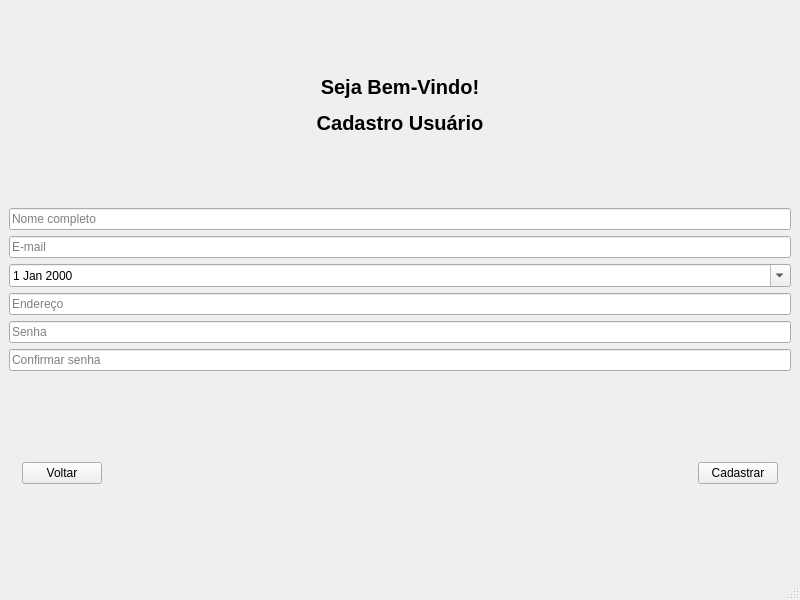
<?xml version="1.0" encoding="UTF-8"?>
<ui version="4.0">
 <class>MainWindow</class>
 <widget class="QMainWindow" name="MainWindow">
  <property name="geometry">
   <rect>
    <x>0</x>
    <y>0</y>
    <width>800</width>
    <height>600</height>
   </rect>
  </property>
  <property name="windowTitle">
   <string>MainWindow</string>
  </property>
  <widget class="QWidget" name="centralwidget">
   <layout class="QVBoxLayout" name="verticalLayout">
    <item>
     <widget class="QLabel" name="label">
      <property name="font">
       <font>
        <pointsize>15</pointsize>
       </font>
      </property>
      <property name="text">
       <string>&lt;html&gt;&lt;head/&gt;&lt;body&gt;&lt;p align=&quot;center&quot;&gt;&lt;span style=&quot; font-weight:600;&quot;&gt;Seja Bem-Vindo!&lt;/span&gt;&lt;/p&gt;&lt;p align=&quot;center&quot;&gt;&lt;span style=&quot; font-weight:600;&quot;&gt;Cadastro Usuário&lt;/span&gt;&lt;/p&gt;&lt;/body&gt;&lt;/html&gt;</string>
      </property>
      <property name="alignment">
       <set>Qt::AlignCenter</set>
      </property>
     </widget>
    </item>
    <item>
     <layout class="QHBoxLayout" name="horizontalLayout_4">
      <item>
       <widget class="QLineEdit" name="lineEditNome">
        <property name="placeholderText">
         <string>Nome completo</string>
        </property>
       </widget>
      </item>
     </layout>
    </item>
    <item>
     <layout class="QHBoxLayout" name="horizontalLayout_3">
      <item>
       <widget class="QLineEdit" name="lineEditMail">
        <property name="placeholderText">
         <string>E-mail</string>
        </property>
       </widget>
      </item>
     </layout>
    </item>
    <item>
     <layout class="QHBoxLayout" name="horizontalLayout_5">
      <item>
       <widget class="QDateEdit" name="dateEditNascimento">
        <property name="cursor">
         <cursorShape>PointingHandCursor</cursorShape>
        </property>
        <property name="whatsThis">
         <string/>
        </property>
        <property name="readOnly">
         <bool>false</bool>
        </property>
        <property name="calendarPopup">
         <bool>true</bool>
        </property>
       </widget>
      </item>
     </layout>
    </item>
    <item>
     <layout class="QHBoxLayout" name="horizontalLayout_7">
      <item>
       <widget class="QLineEdit" name="lineEditEndereco">
        <property name="placeholderText">
         <string>Endereço</string>
        </property>
       </widget>
      </item>
     </layout>
    </item>
    <item>
     <layout class="QHBoxLayout" name="horizontalLayout_2">
      <item>
       <widget class="QLineEdit" name="lineEditSenha">
        <property name="placeholderText">
         <string>Senha</string>
        </property>
       </widget>
      </item>
     </layout>
    </item>
    <item>
     <layout class="QHBoxLayout" name="horizontalLayout">
      <item>
       <widget class="QLineEdit" name="lineEditCSenha">
        <property name="placeholderText">
         <string>Confirmar senha</string>
        </property>
       </widget>
      </item>
     </layout>
    </item>
    <item>
     <layout class="QHBoxLayout" name="horizontalLayout_6">
      <item>
       <layout class="QHBoxLayout" name="horizontalLayout_10">
        <item>
         <widget class="QLabel" name="label_12">
          <property name="text">
           <string/>
          </property>
         </widget>
        </item>
        <item>
         <widget class="QPushButton" name="btn_voltar">
          <property name="text">
           <string>Voltar</string>
          </property>
         </widget>
        </item>
        <item>
         <widget class="QLabel" name="label_13">
          <property name="text">
           <string/>
          </property>
         </widget>
        </item>
        <item>
         <spacer name="horizontalSpacer">
          <property name="orientation">
           <enum>Qt::Horizontal</enum>
          </property>
          <property name="sizeHint" stdset="0">
           <size>
            <width>40</width>
            <height>20</height>
           </size>
          </property>
         </spacer>
        </item>
       </layout>
      </item>
      <item>
       <widget class="QLabel" name="label_7">
        <property name="text">
         <string/>
        </property>
       </widget>
      </item>
      <item>
       <widget class="QPushButton" name="btn_cadastrar">
        <property name="text">
         <string>Cadastrar</string>
        </property>
       </widget>
      </item>
      <item>
       <widget class="QLabel" name="label_8">
        <property name="text">
         <string/>
        </property>
       </widget>
      </item>
     </layout>
    </item>
   </layout>
  </widget>
  <widget class="QStatusBar" name="statusbar"/>
 </widget>
 <resources/>
 <connections/>
</ui>
